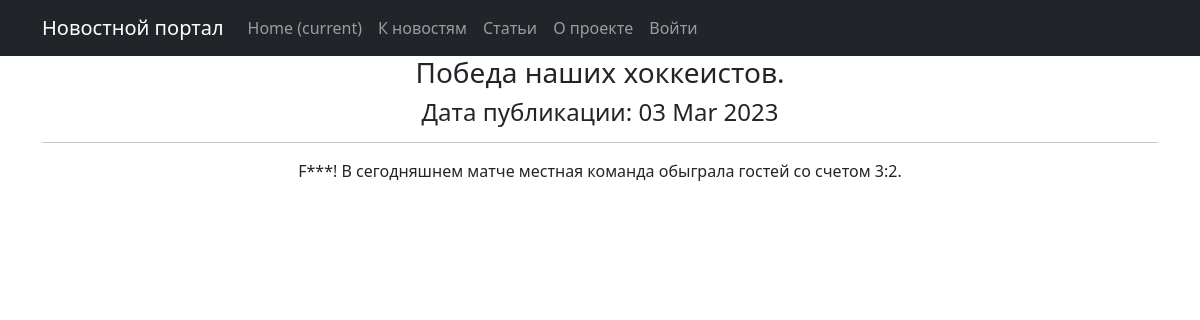
/posts/1, run on the app's committed database.
### news/models.py (models this page shows, shortened)
class Post(models.Model):
    author = models.ForeignKey(Author, on_delete=models.CASCADE)
    content = models.CharField(max_length=2, choices=CONTENTS)
    time_in = models.DateTimeField(auto_now_add=True)
    category = models.ManyToManyField(Category, through='PostCategory')
    title = models.CharField(max_length=255,)
    content_text = models.TextField()
    content_rate = models.IntegerField(default=1)

### news/views.py (the view)
# urls.py: path('<int:pk>', PostDetail.as_view(), name='post_detail'),
class PostDetail(DetailView):
    model = Post
    template_name = 'post.html'
    context_object_name = 'post'

### news/templatetags/custom_filters.py (called while the page is built)
@register.filter()
@stringfilter #чтобы не вызывать ошибки, приведем в строку
def censor(value, bad_words = bad_list):
    words = value.split()#разделим строку
    new_line=''
    for word in words:
        if word.lower() in bad_words in bad_words:
            new_line += word[0] #если да, первый символ оставляем
            for i in word[1:]:
                new_line += '*'#остальные заменяем на *
            new_line += ' '
        elif (word[:-1].lower()) in bad_words:
            new_line += word[0]
            for i in word[1:-1]:
                new_line += '*'
            new_line += (word[-1] + ' ')
        else:
            new_line += (word + ' ')
    return new_line.rstrip()

### templates/post.html (shortened to what this page needs)
{% extends 'flatpages/default.html' %}
{% load custom_filters %}
{% block content %}
    <h3> {{ post.title|censor }}</h3>
    <h4>Дата публикации: {{post.time_in|date:'d M Y'}}</h4>
    <hr>
    {{ post.content_text|censor }}
{% endblock content %}

### data on the page
Post: title|censor "Победа наших хоккеистов.", time_in "03 Mar 2023", content_text|censor "F***! В сегодняшнем матче местная команда обыграла гостей со счетом 3:2."
